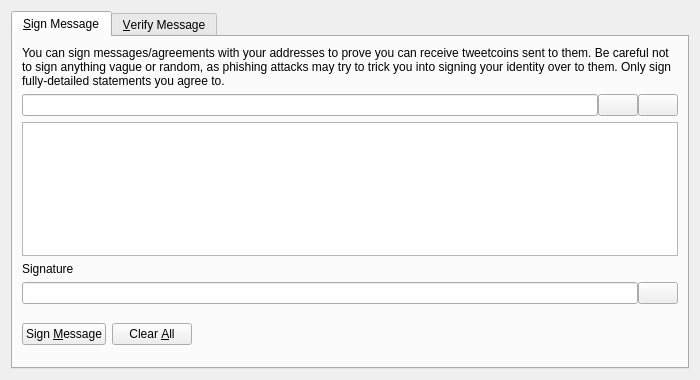
<?xml version="1.0" encoding="UTF-8"?>
<ui version="4.0">
 <class>SignVerifyMessageDialog</class>
 <widget class="QDialog" name="SignVerifyMessageDialog">
  <property name="geometry">
   <rect>
    <x>0</x>
    <y>0</y>
    <width>700</width>
    <height>380</height>
   </rect>
  </property>
  <property name="windowTitle">
   <string>Signatures - Sign / Verify a Message</string>
  </property>
  <property name="modal">
   <bool>true</bool>
  </property>
  <layout class="QVBoxLayout" name="verticalLayout">
   <item>
    <widget class="QTabWidget" name="tabWidget">
     <property name="currentIndex">
      <number>0</number>
     </property>
     <widget class="QWidget" name="tabSignMessage">
      <attribute name="title">
       <string>&amp;Sign Message</string>
      </attribute>
      <layout class="QVBoxLayout" name="verticalLayout_SM">
       <item>
        <widget class="QLabel" name="infoLabel_SM">
         <property name="text">
          <string>You can sign messages/agreements with your addresses to prove you can receive tweetcoins sent to them. Be careful not to sign anything vague or random, as phishing attacks may try to trick you into signing your identity over to them. Only sign fully-detailed statements you agree to.</string>
         </property>
         <property name="textFormat">
          <enum>Qt::PlainText</enum>
         </property>
         <property name="wordWrap">
          <bool>true</bool>
         </property>
        </widget>
       </item>
       <item>
        <layout class="QHBoxLayout" name="horizontalLayout_1_SM">
         <property name="spacing">
          <number>0</number>
         </property>
         <item>
          <widget class="QValidatedLineEdit" name="addressIn_SM">
           <property name="toolTip">
            <string>The Tweetcoin address to sign the message with</string>
           </property>
          </widget>
         </item>
         <item>
          <widget class="QPushButton" name="addressBookButton_SM">
           <property name="toolTip">
            <string>Choose previously used address</string>
           </property>
           <property name="text">
            <string/>
           </property>
           <property name="icon">
            <iconset resource="../bitcoin.qrc">
             <normaloff>:/icons/address-book</normaloff>:/icons/address-book</iconset>
           </property>
           <property name="shortcut">
            <string>Alt+A</string>
           </property>
           <property name="autoDefault">
            <bool>false</bool>
           </property>
          </widget>
         </item>
         <item>
          <widget class="QPushButton" name="pasteButton_SM">
           <property name="toolTip">
            <string>Paste address from clipboard</string>
           </property>
           <property name="text">
            <string/>
           </property>
           <property name="icon">
            <iconset resource="../bitcoin.qrc">
             <normaloff>:/icons/editpaste</normaloff>:/icons/editpaste</iconset>
           </property>
           <property name="shortcut">
            <string>Alt+P</string>
           </property>
           <property name="autoDefault">
            <bool>false</bool>
           </property>
          </widget>
         </item>
        </layout>
       </item>
       <item>
        <widget class="QPlainTextEdit" name="messageIn_SM">
         <property name="toolTip">
          <string>Enter the message you want to sign here</string>
         </property>
        </widget>
       </item>
       <item>
        <widget class="QLabel" name="signatureLabel_SM">
         <property name="text">
          <string>Signature</string>
         </property>
         <property name="textFormat">
          <enum>Qt::PlainText</enum>
         </property>
        </widget>
       </item>
       <item>
        <layout class="QHBoxLayout" name="horizontalLayout_2_SM">
         <property name="spacing">
          <number>0</number>
         </property>
         <item>
          <widget class="QLineEdit" name="signatureOut_SM">
           <property name="font">
            <font>
             <italic>true</italic>
            </font>
           </property>
           <property name="readOnly">
            <bool>true</bool>
           </property>
          </widget>
         </item>
         <item>
          <widget class="QPushButton" name="copySignatureButton_SM">
           <property name="toolTip">
            <string>Copy the current signature to the system clipboard</string>
           </property>
           <property name="text">
            <string/>
           </property>
           <property name="icon">
            <iconset resource="../bitcoin.qrc">
             <normaloff>:/icons/editcopy</normaloff>:/icons/editcopy</iconset>
           </property>
           <property name="autoDefault">
            <bool>false</bool>
           </property>
          </widget>
         </item>
        </layout>
       </item>
       <item>
        <layout class="QHBoxLayout" name="horizontalLayout_3_SM">
         <item>
          <widget class="QPushButton" name="signMessageButton_SM">
           <property name="toolTip">
            <string>Sign the message to prove you own this Tweetcoin address</string>
           </property>
           <property name="text">
            <string>Sign &amp;Message</string>
           </property>
           <property name="icon">
            <iconset resource="../bitcoin.qrc">
             <normaloff>:/icons/edit</normaloff>:/icons/edit</iconset>
           </property>
           <property name="autoDefault">
            <bool>false</bool>
           </property>
          </widget>
         </item>
         <item>
          <widget class="QPushButton" name="clearButton_SM">
           <property name="toolTip">
            <string>Reset all sign message fields</string>
           </property>
           <property name="text">
            <string>Clear &amp;All</string>
           </property>
           <property name="icon">
            <iconset resource="../bitcoin.qrc">
             <normaloff>:/icons/remove</normaloff>:/icons/remove</iconset>
           </property>
           <property name="autoDefault">
            <bool>false</bool>
           </property>
          </widget>
         </item>
         <item>
          <spacer name="horizontalSpacer_1_SM">
           <property name="orientation">
            <enum>Qt::Horizontal</enum>
           </property>
           <property name="sizeHint" stdset="0">
            <size>
             <width>40</width>
             <height>48</height>
            </size>
           </property>
          </spacer>
         </item>
         <item>
          <widget class="QLabel" name="statusLabel_SM">
           <property name="font">
            <font>
             <weight>75</weight>
             <bold>true</bold>
            </font>
           </property>
           <property name="text">
            <string/>
           </property>
           <property name="wordWrap">
            <bool>true</bool>
           </property>
          </widget>
         </item>
         <item>
          <spacer name="horizontalSpacer_2_SM">
           <property name="orientation">
            <enum>Qt::Horizontal</enum>
           </property>
           <property name="sizeHint" stdset="0">
            <size>
             <width>40</width>
             <height>48</height>
            </size>
           </property>
          </spacer>
         </item>
        </layout>
       </item>
      </layout>
     </widget>
     <widget class="QWidget" name="tabVerifyMessage">
      <attribute name="title">
       <string>&amp;Verify Message</string>
      </attribute>
      <layout class="QVBoxLayout" name="verticalLayout_VM">
       <item>
        <widget class="QLabel" name="infoLabel_VM">
         <property name="text">
          <string>Enter the receiver's address, message (ensure you copy line breaks, spaces, tabs, etc. exactly) and signature below to verify the message. Be careful not to read more into the signature than what is in the signed message itself, to avoid being tricked by a man-in-the-middle attack. Note that this only proves the signing party receives with the address, it cannot prove sendership of any transaction!</string>
         </property>
         <property name="textFormat">
          <enum>Qt::PlainText</enum>
         </property>
         <property name="alignment">
          <set>Qt::AlignLeading|Qt::AlignLeft|Qt::AlignTop</set>
         </property>
         <property name="wordWrap">
          <bool>true</bool>
         </property>
        </widget>
       </item>
       <item>
        <layout class="QHBoxLayout" name="horizontalLayout_1_VM">
         <property name="spacing">
          <number>0</number>
         </property>
         <item>
          <widget class="QValidatedLineEdit" name="addressIn_VM">
           <property name="toolTip">
            <string>The Tweetcoin address the message was signed with</string>
           </property>
          </widget>
         </item>
         <item>
          <widget class="QPushButton" name="addressBookButton_VM">
           <property name="toolTip">
            <string>Choose previously used address</string>
           </property>
           <property name="text">
            <string/>
           </property>
           <property name="icon">
            <iconset resource="../bitcoin.qrc">
             <normaloff>:/icons/address-book</normaloff>:/icons/address-book</iconset>
           </property>
           <property name="shortcut">
            <string>Alt+A</string>
           </property>
           <property name="autoDefault">
            <bool>false</bool>
           </property>
          </widget>
         </item>
        </layout>
       </item>
       <item>
        <widget class="QPlainTextEdit" name="messageIn_VM"/>
       </item>
       <item>
        <widget class="QValidatedLineEdit" name="signatureIn_VM"/>
       </item>
       <item>
        <layout class="QHBoxLayout" name="horizontalLayout_2_VM">
         <item>
          <widget class="QPushButton" name="verifyMessageButton_VM">
           <property name="toolTip">
            <string>Verify the message to ensure it was signed with the specified Tweetcoin address</string>
           </property>
           <property name="text">
            <string>Verify &amp;Message</string>
           </property>
           <property name="icon">
            <iconset resource="../bitcoin.qrc">
             <normaloff>:/icons/transaction_0</normaloff>:/icons/transaction_0</iconset>
           </property>
           <property name="autoDefault">
            <bool>false</bool>
           </property>
          </widget>
         </item>
         <item>
          <widget class="QPushButton" name="clearButton_VM">
           <property name="toolTip">
            <string>Reset all verify message fields</string>
           </property>
           <property name="text">
            <string>Clear &amp;All</string>
           </property>
           <property name="icon">
            <iconset resource="../bitcoin.qrc">
             <normaloff>:/icons/remove</normaloff>:/icons/remove</iconset>
           </property>
           <property name="autoDefault">
            <bool>false</bool>
           </property>
          </widget>
         </item>
         <item>
          <spacer name="horizontalSpacer_1_VM">
           <property name="orientation">
            <enum>Qt::Horizontal</enum>
           </property>
           <property name="sizeHint" stdset="0">
            <size>
             <width>40</width>
             <height>48</height>
            </size>
           </property>
          </spacer>
         </item>
         <item>
          <widget class="QLabel" name="statusLabel_VM">
           <property name="font">
            <font>
             <weight>75</weight>
             <bold>true</bold>
            </font>
           </property>
           <property name="text">
            <string/>
           </property>
           <property name="wordWrap">
            <bool>true</bool>
           </property>
          </widget>
         </item>
         <item>
          <spacer name="horizontalSpacer_2_VM">
           <property name="orientation">
            <enum>Qt::Horizontal</enum>
           </property>
           <property name="sizeHint" stdset="0">
            <size>
             <width>40</width>
             <height>48</height>
            </size>
           </property>
          </spacer>
         </item>
        </layout>
       </item>
      </layout>
     </widget>
    </widget>
   </item>
  </layout>
 </widget>
 <customwidgets>
  <customwidget>
   <class>QValidatedLineEdit</class>
   <extends>QLineEdit</extends>
   <header>qt/qvalidatedlineedit.h</header>
  </customwidget>
 </customwidgets>
 <resources>
  <include location="../bitcoin.qrc"/>
 </resources>
 <connections/>
</ui>
